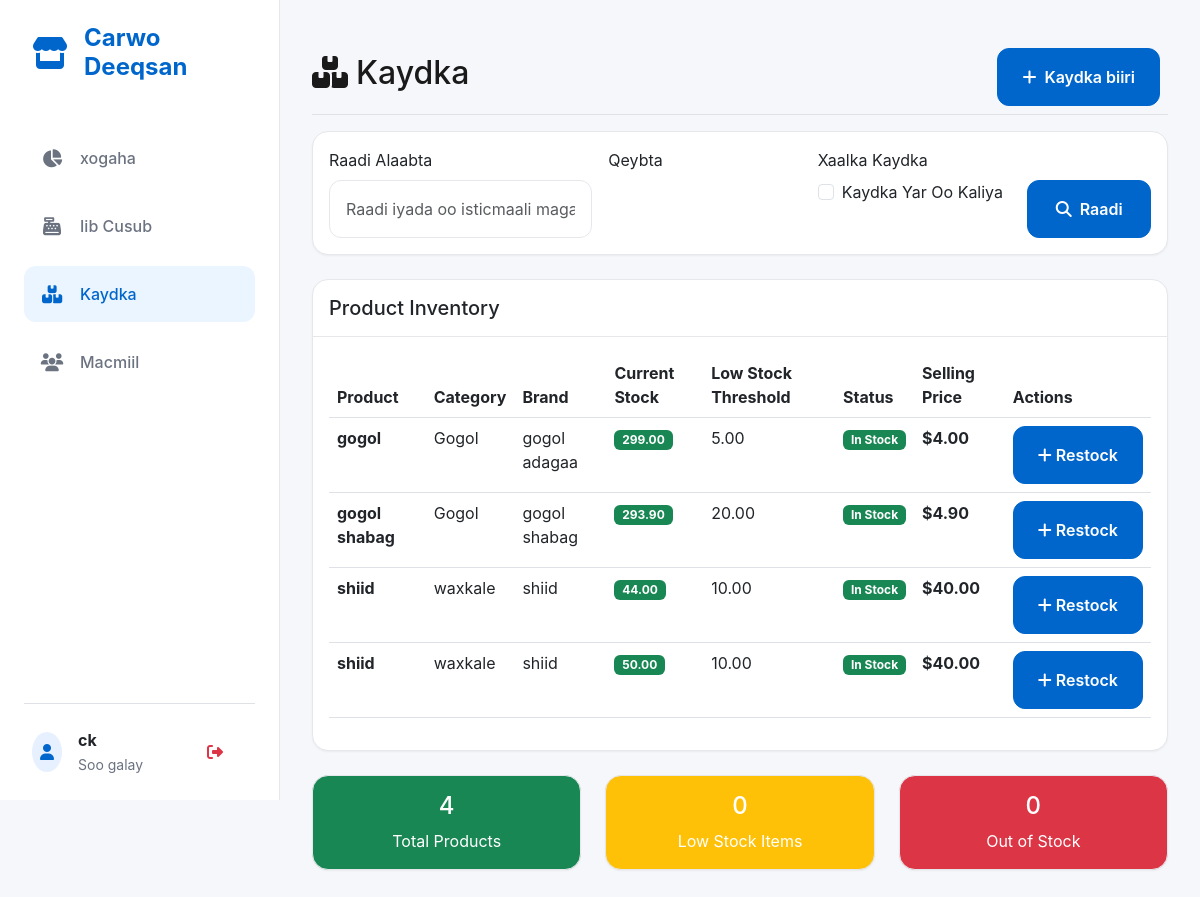
Before: /inventory/ (signed in) with the older database file.
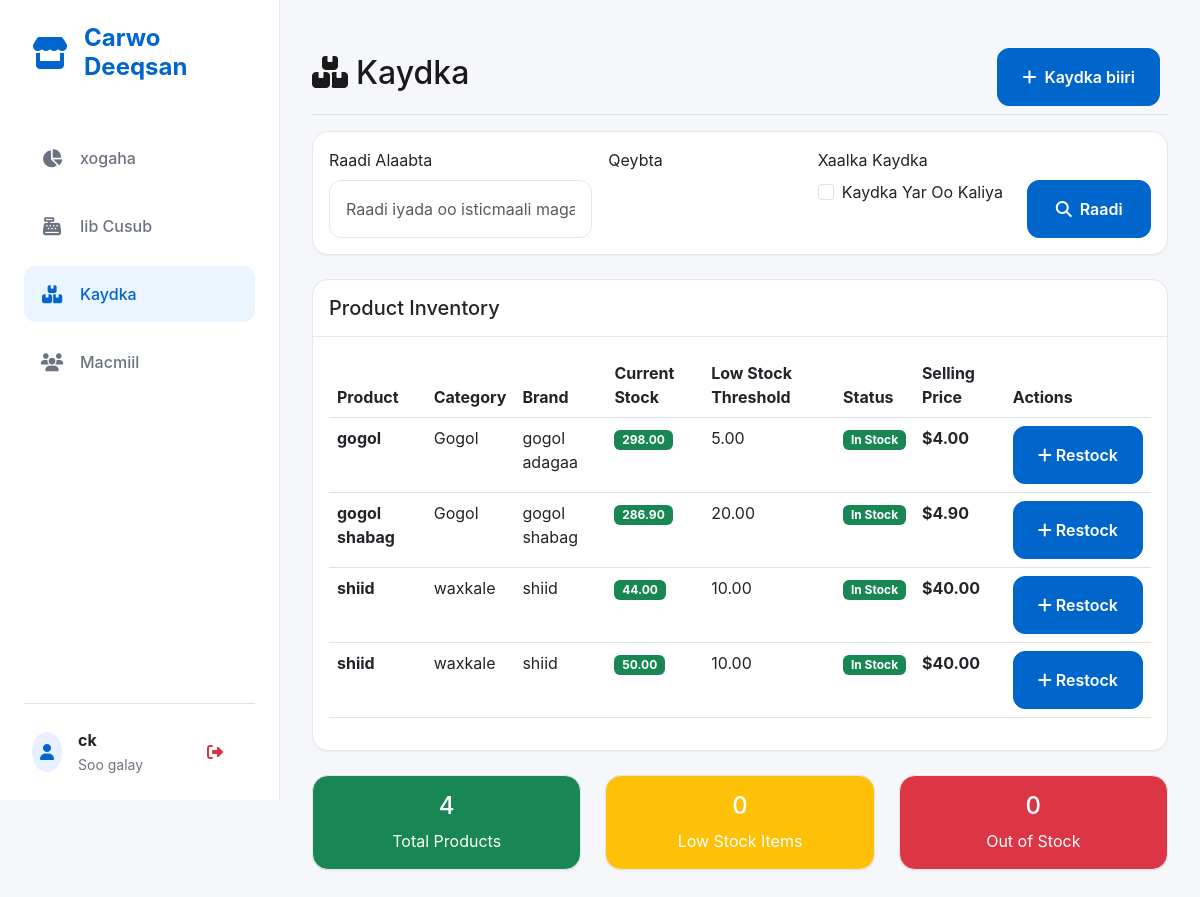
After: the same page with the newer database file.
### core/models.py (models this page shows, shortened)
class Product(models.Model):
    name = models.CharField(max_length=200)
    brand = models.CharField(max_length=100)
    category = models.ForeignKey(Category, on_delete=models.CASCADE)
    purchase_price = models.DecimalField(
        max_digits=10,
        decimal_places=2,
        verbose_name="Purchase Price (USD)"
    )
    selling_price = models.DecimalField(
        max_digits=10,
        decimal_places=2,
        verbose_name="Selling Price (USD)"
    )
    UNIT_CHOICES = [
        ('UNIT', 'Unit'),
        ('METER', 'Meter'),
    ]
    selling_unit = models.CharField(max_length=10, choices=UNIT_CHOICES, default='UNIT')
    current_stock = models.DecimalField(max_digits=10, decimal_places=2, default=0.00)
    low_stock_threshold = models.DecimalField(max_digits=10, decimal_places=2, default=5.00)
    minimum_sale_length = models.DecimalField(
        max_digits=5,
        decimal_places=2,
        null=True,
        blank=True,
        help_text="Applies only to METER products"
    )
    date_added = models.DateTimeField(auto_now_add=True)
    date_updated = models.DateTimeField(auto_now=True)
    is_active = models.BooleanField(default=True)
    class Meta:
        verbose_name = "Product"
        verbose_name_plural = "Products"
    @property
    def is_low_stock(self):
        return self.current_stock <= self.low_stock_threshold

class Category(models.Model):
    name = models.CharField(max_length=100, unique=True)
    description = models.TextField(blank=True)
    date_created = models.DateTimeField(auto_now_add=True)
    class Meta:
        verbose_name = "Category"
        verbose_name_plural = "Categories"

### core/views.py (the view)
# urls.py: path('inventory/', views.inventory_list, name='inventory_list'),
@superuser_required
def inventory_list(request):
    products = Product.objects.select_related('category').order_by('name')
    search = request.GET.get('search', '')
    if search:
        products = products.filter(
            Q(name__icontains=search) |
            Q(brand__icontains=search) |
            Q(category__name__icontains=search)
        )
    category = request.GET.get('category', '')
    if category:
        products = products.filter(category_id=category)
    low_stock = request.GET.get('low_stock', '')
    if low_stock == 'true':
        products = products.filter(current_stock__lte=F('low_stock_threshold'))
    paginator = Paginator(products, 20)
    page_number = request.GET.get('page')
    page_obj = paginator.get_page(page_number)
    categories = Category.objects.all()
    low_stock_products = Product.objects.filter(
        current_stock__lte=F('low_stock_threshold'),
        is_active=True
    )
    out_of_stock_count = Product.objects.filter(
        current_stock=0,
        is_active=True
    ).count()
    context = {
        'page_obj': page_obj,
        'search': search,
        'category': category,
        'low_stock': low_stock,
        'categories': categories,
        'low_stock_products': low_stock_products,
        'out_of_stock_count': out_of_stock_count,
    }
    return render(request, 'core/inventory_list.html', context)

### core/permissions_policy.py (called while the page is built)
    def process_response(self, request, response):
        existing = response.get('Permissions-Policy')
        policy = "camera=(self)"
        if existing:
            if 'camera=' not in existing:
                response['Permissions-Policy'] = f"{existing}, {policy}"
        else:
            response['Permissions-Policy'] = policy
        return response

### core/views.py (called while the page is built)
def superuser_required(view_func):
    @wraps(view_func)
    def _wrapped_view(request, *args, **kwargs):
        if not request.user.is_authenticated:
            messages.error(request, "Authentication required.")
            return redirect('admin:login')
        if not request.user.is_superuser:
            messages.error(request, "Superuser privileges required.")
            return redirect('core:dashboard')
        return view_func(request, *args, **kwargs)
    return _wrapped_view

### core/templates/core/inventory_list.html (shortened to what the changed rows need)
{% extends 'core/base.html' %}
{% load static %}
{% block content %}
<div class="d-flex justify-content-between flex-wrap flex-md-nowrap align-items-center pt-3 pb-2 mb-3 border-bottom">
    <h1 class="h2">
        <i class="fas fa-boxes me-2"></i>Kaydka
    </h1>
</div>
<div class="card">
    <div class="card-body">
        {% if page_obj %}
            <div class="table-responsive">
                <table class="table table-hover">
                    <thead>
                        <tr>
                            <th>Product</th>
                            <th>Category</th>
                            <th>Brand</th>
                            <th>Current Stock</th>
                            <th>Low Stock Threshold</th>
                            <th>Status</th>
                            <th>Selling Price</th>
                            <th>Actions</th>
                        </tr>
                    </thead>
                    <tbody>
                        {% for product in page_obj %}
                        <tr {% if product.is_low_stock %}class="table-warning"{% endif %}>
                            <td>
                                <strong>{{ product.name }}</strong>
                            </td>
                            <td>{{ product.category.name }}</td>
                            <td>{{ product.brand }}</td>
                            <td>
                                {% if product.is_low_stock %}
                                    <span class="badge bg-danger">{{ product.current_stock }}</span>
                                {% elif product.current_stock == 0 %}
                                    <span class="badge bg-dark">{{ product.current_stock }}</span>
                                {% else %}
                                    <span class="badge bg-success">{{ product.current_stock }}</span>
                                {% endif %}
                            </td>
                            <td>{{ product.low_stock_threshold }}</td>
                            <td>
                                {% if product.current_stock == 0 %}
                                    <span class="badge bg-danger">Out of Stock</span>
                                {% elif product.is_low_stock %}
                                    <span class="badge bg-warning">Low Stock</span>
                                {% else %}
                                    <span class="badge bg-success">In Stock</span>
                                {% endif %}
                            </td>
                            <td>
                                <strong>${{ product.selling_price|floatformat:2 }}</strong>
                            </td>
                            <td>
                                <a href="{% url 'core:restock_inventory' %}" class="btn btn-sm btn-primary">
                                    <i class="fas fa-plus me-1"></i>Restock
                                </a>
                            </td>
                        </tr>
                        {% endfor %}
                    </tbody>
                </table>
            </div>
        {% else %}
            <div class="text-center py-5">
                <i class="fas fa-boxes fa-3x text-muted mb-3"></i>
                <h5 class="text-muted">No products found</h5>
                <p class="text-muted">No products match your search criteria.</p>
            </div>
        {% endif %}
    </div>
</div>
{% endblock %}

Changed rows visible on the page:
changed Product "gogol": current_stock "299.00" → "298.00"
changed Product "gogol shabag": current_stock "293.90" → "286.90"
